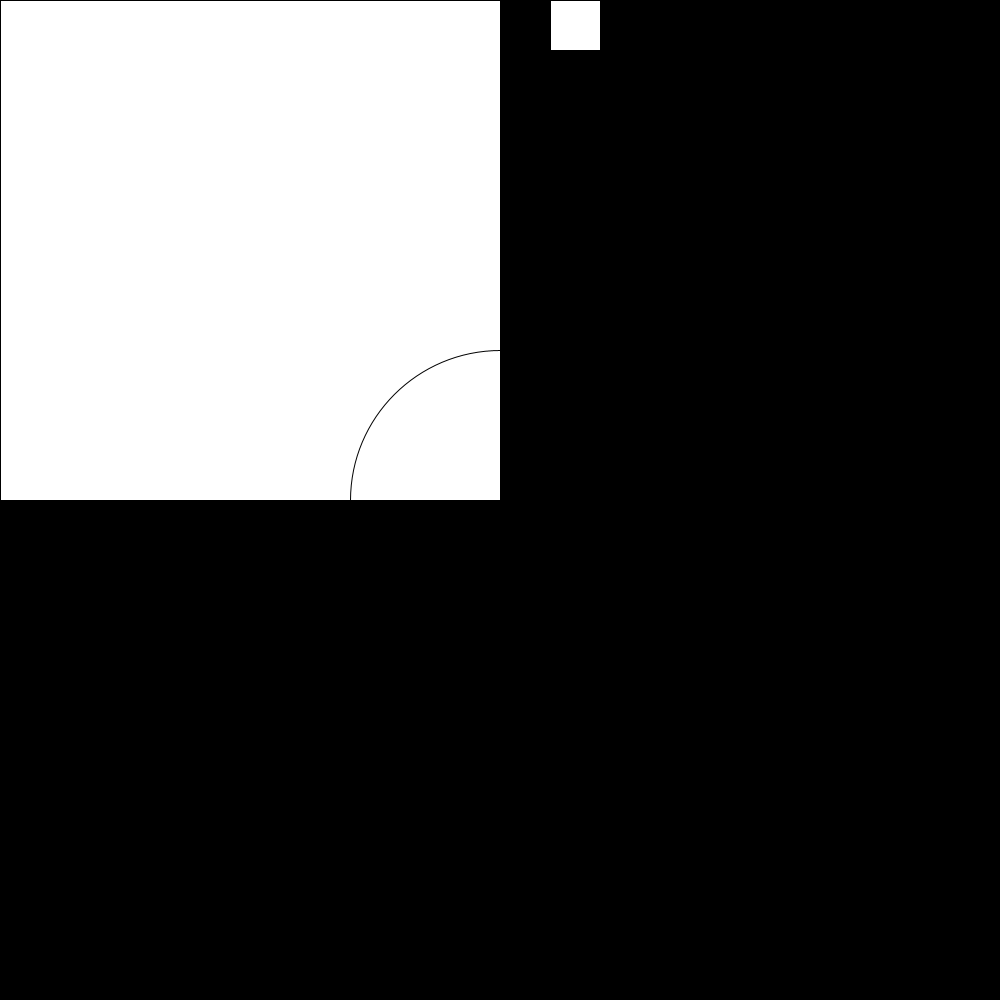
Frame 1 (no input)
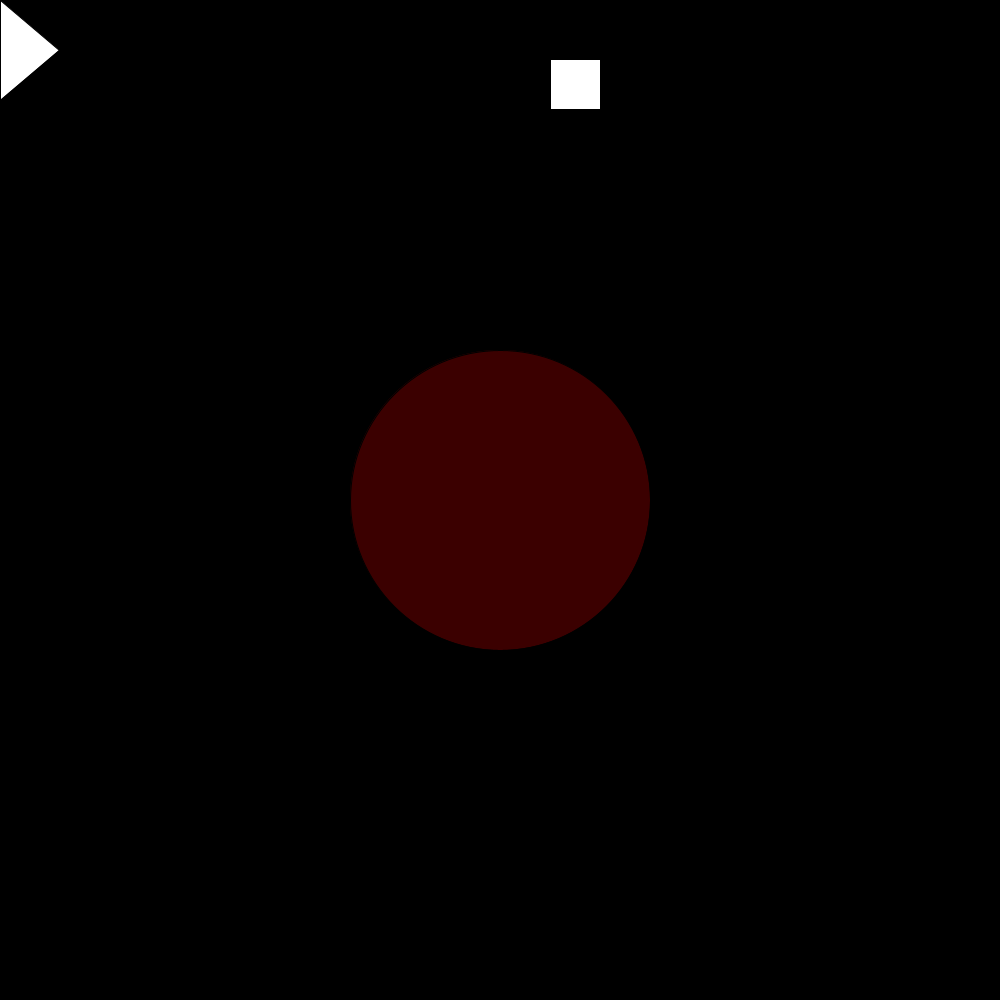
Frame 60 (the mouse pressed at the canvas centre just before this capture)
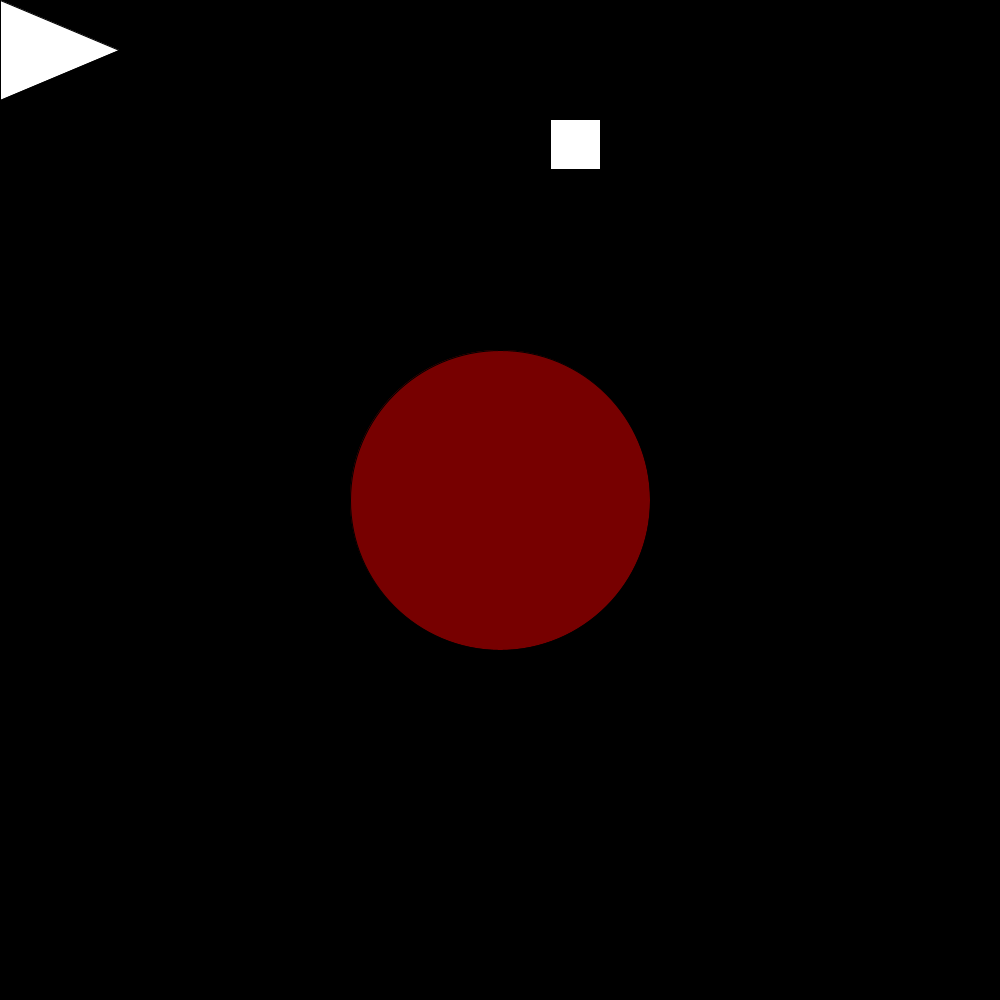
Frame 120 (the mouse held since frame 60 and released just before this capture)

The Processing sketch that drew these frames (run headless with seeded random() and noise(); from frame 60 on, the mouse is pressed at the canvas centre):

// Processing sketch: reverse_engineering_variables
// ── reverse_engineering_variables.pde

int x = 0;
int op = 0;
int sides = 500;
int y = 0;

void setup() {
  size(1000, 1000);
}

void draw(){
  background(0); 
  
  //big square
  fill(255);
  square(0, 0, sides);
  sides = sides - 40;
  
  //circle
  fill(255, 0, 0, op);
  circle (500, 500, 300);
  op = op + 1;
  
  //triangle
  fill(255);
  triangle(0, 0, 0, 100, x, 50);
  x = x + 1;
  
  //small square  
  square(550, y, 50);
  y = y + 1;
  
  if (y == height){
    y = 0;
  } 
  
}
